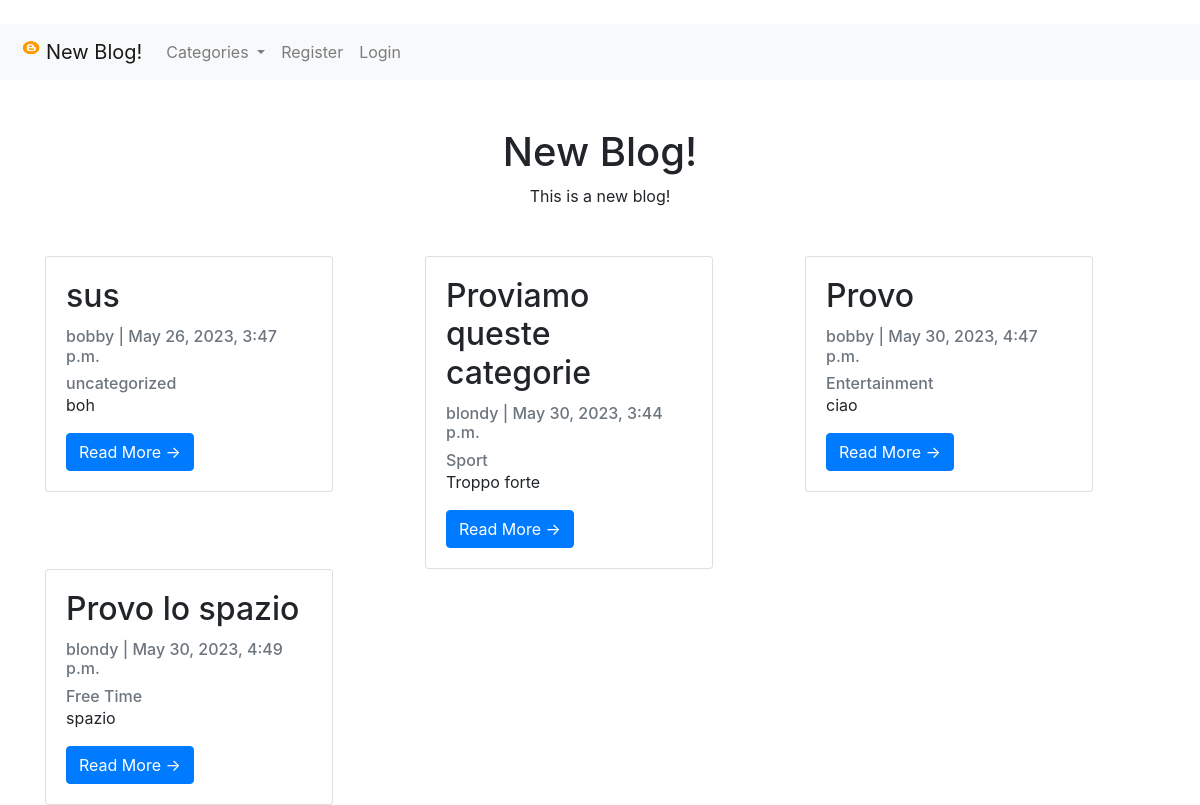
The app's page /, older data.
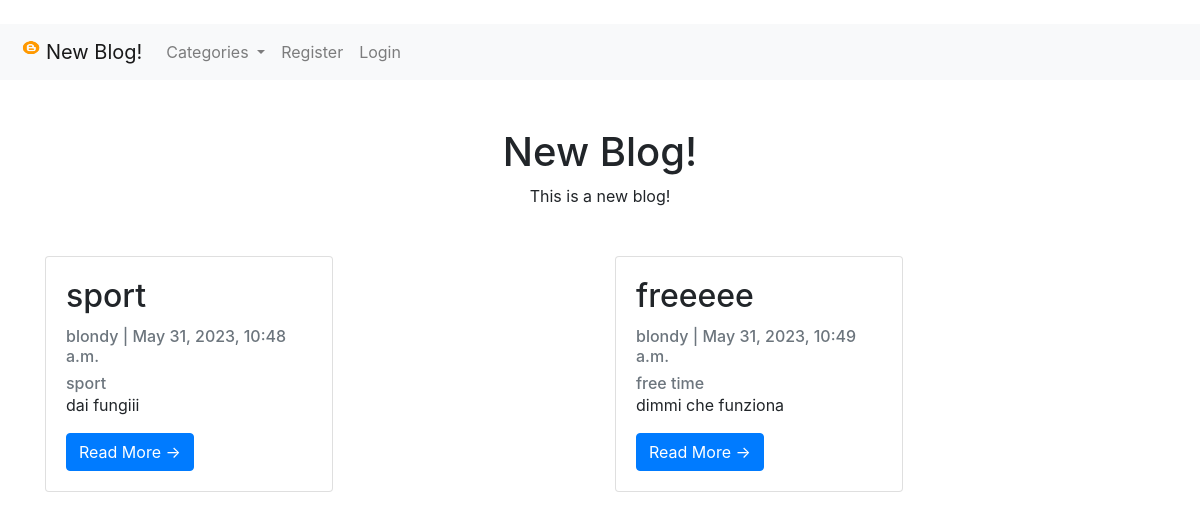
The same page, newer data.
### blog/models.py (models this page shows, shortened)
class Post(models.Model):
    title = models.CharField(max_length=200, unique=True)
    slug = models.SlugField(max_length=200, unique=True)
    author = models.ForeignKey(User, on_delete=models.CASCADE, related_name='blog_posts')
    updated_on = models.DateTimeField(auto_now=True)
    content = models.TextField()
    created_on = models.DateTimeField(auto_now_add=True)
    status = models.IntegerField(choices=STATUS, default=0)
    category = models.CharField(max_length=200, default='Uncategorized')
    likes = models.ManyToManyField(User, related_name="blog_post")
    class Meta:
        ordering = ['-created_on']

### blog/views.py (the view)
# urls.py: path('', PostList.as_view(), name='home'),
class PostList(generic.ListView):
    model = Post
    template_name = 'post_list.html'
    cats = Category.objects.all()
    ordering = ['created_on']
    def get_context_data(self, *args, **kwargs):
        cat_menu = Category.objects.all()
        context = super(PostList, self).get_context_data(*args, **kwargs)
        context["cat_menu"] = cat_menu
        return context

### blog/models.py (called while the page is built)
    def __str__(self):
        return self.name

### blog/templates/post_list.html (shortened to what this page needs)
<!doctype html>
<html lang="en">
<head>
    <link href="https://cdn.jsdelivr.net/npm/bootstrap@5.0.0-beta2/dist/css/bootstrap.min.css" rel="stylesheet"
>
</head>
<br>
    {% extends 'base.html' %}
    {% block content %}
    <div class="container my-5 text-center" style="max-width:580px">
        <h1>New Blog!</h1>
        <p> This is a new blog!</p>
    </div>
    <div class="container">
        <div class="row">
            {% for post in object_list %}
                {% if user.is_authenticated and user == post.author%}
                    <div class="col-sm">
                        <div class="card" style="width: 18rem;">
                            <div class="card-body">
                                <h2 class="card-title">{{ post.title }}</h2>
                                <p class="card-text text-muted h6">{{ post.author }} | {{ post.created_on}} </p>
                                <a href="{%  url 'category' post.category|slugify %}" ><p class="card-text text-muted h6">{{ post.category }}</p></a>
                                <p class="card-text">{{post.content|slice:":200" }}</p>
                                <a href="{% url 'post_detail' post.pk %}" class="btn btn-primary">Read More &rarr;</a>
                                <a href="{% url 'update_post' post.pk %}" class="btn btn-primary">Edit &rarr;</a>
                                <a href="{% url 'delete_post' post.pk %}" class="btn btn-primary">Delete &rarr;</a>
                            </div>
                        </div>
                    </div>
                {% else %}
                    {% if post.status != 0%}
                        <div class="col-sm">
                            <div class="card" style="width: 18rem;">
                                <div class="card-body">
                                    <h2 class="card-title">{{ post.title }}</h2>
                                    <p class="card-text text-muted h6">{{ post.author }} | {{ post.created_on}} </p>
                                    <a href="{%  url 'category' post.category|slugify %}" ><p class="card-text text-muted h6">{{ post.category }}</p></a>
                                    <p class="card-text">{{post.content|slice:":200" }}</p>
                                    <a href="{% url 'post_detail' post.pk %}" class="btn btn-primary">Read More &rarr;</a>
                                </div>
                            </div>
                        </div>
                    {% endif %}
                {% endif %}
            {% endfor %}
        </div>
    </div>
    {% endblock %}

### blog/templates/base.html (shortened to what this page needs)
<!doctype html>
<html lang="en">
  <head>
    <link rel="stylesheet" href="https://cdn.jsdelivr.net/npm/bootstrap@4.4.1/dist/css/bootstrap.min.css">
  </head>
  <body>
    <nav class="navbar navbar-expand-lg navbar-light bg-light">
        <div class="collapse navbar-collapse" id="navbarSupportedContent">
            <ul class="navbar-nav mr-auto">
             <a class="navbar-brand" href="{% url 'home' %}">
                    {% load static %}<img src="{% static 'logo.png' %}" alt="" width="30" height="24" class="d-inline-block align-top">New Blog!</a>
                 {% if cat_menu %}
                     <li class="nav-item dropdown">
                        <a class="nav-link dropdown-toggle" href="#" id="navbarDropdown" role="button" data-toggle="dropdown" aria-haspopup="true" aria-expanded="false">
                          Categories
                        </a>
                     </li>
                 {% else%}
                    <li class = "nav-item">
                        <a class="nav-link" href="{% url 'category_list' %}">Categories</a>
                    </li>
                 {% endif %}
                {% if user.is_authenticated %}
                    <li class = "nav-item">
                        <a class="nav-link" href="{% url 'add_post' %}">Add Post</a>
                    </li>
                    <li class = "nav-item">
                        <a class="nav-link" href="{% url 'add_category' %}">Add Category</a>
                    </li>
                    <li class = "nav-item">
                        <a class="nav-link" href="{% url 'logout' %}">Logout</a>
                    </li>
                {% else %}
                    <li class = "nav-item">
                        <a class="nav-link" href="{% url 'register' %}">Register</a>
                    </li>
                    <li class = "nav-item">
                        <a class="nav-link" href="{% url 'login' %}">Login</a>
                    </li>
                {% endif %}
            </ul>
        </div>
    </nav>
    {% block content %}
    {% endblock %}
  </body>
</html>

Row changes from the older to the newer data that the page shows:
removed Post: title "sus", author "bobby", created_on "May 26, 2023, 3:47 p.m.", category "uncategorized", content "boh"
removed Post: title "Proviamo queste categorie", author "blondy", created_on "May 30, 2023, 3:44 p.m.", category "Sport", content "Troppo forte"
removed Post: title "Provo", author "bobby", created_on "May 30, 2023, 4:47 p.m.", category "Entertainment", content "ciao"
removed Post: title "Provo lo spazio", author "blondy", created_on "May 30, 2023, 4:49 p.m.", category "Free Time", content "spazio"
added Post: title "sport", author "blondy", created_on "May 31, 2023, 10:48 a.m.", category "sport", content "dai fungiii"
added Post: title "freeeee", author "blondy", created_on "May 31, 2023, 10:49 a.m.", category "free time", content "dimmi che funziona"
